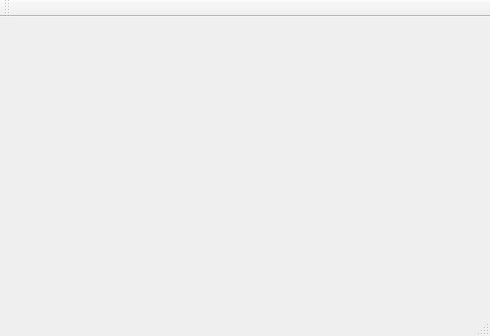
<?xml version="1.0" encoding="UTF-8"?>
<ui version="4.0">
 <class>MainWindow</class>
 <widget class="QMainWindow" name="MainWindow">
  <property name="geometry">
   <rect>
    <x>0</x>
    <y>0</y>
    <width>490</width>
    <height>336</height>
   </rect>
  </property>
  <property name="windowTitle">
   <string>MainWindow</string>
  </property>
  <widget class="QWidget" name="centralWidget">
   <layout class="QGridLayout" name="gridLayout_2">
    <item row="0" column="0">
     <widget class="QWidget" name="widget" native="true">
      <layout class="QGridLayout" name="gridLayout">
       <item row="0" column="0">
        <widget class="QEXTLightBreathing" name="qtklightpoint_1" native="true"/>
       </item>
       <item row="0" column="1">
        <widget class="QEXTLightBreathing" name="qtklightpoint_2" native="true"/>
       </item>
       <item row="0" column="2">
        <widget class="QEXTLightBreathing" name="qtklightpoint_3" native="true"/>
       </item>
       <item row="1" column="0">
        <widget class="QEXTLightBreathing" name="qtklightpoint_4" native="true"/>
       </item>
       <item row="1" column="1">
        <widget class="QEXTLightBreathing" name="qtklightpoint_5" native="true"/>
       </item>
       <item row="1" column="2">
        <widget class="QEXTLightBreathing" name="qtklightpoint_6" native="true"/>
       </item>
      </layout>
     </widget>
    </item>
   </layout>
  </widget>
  <widget class="QMenuBar" name="menuBar">
   <property name="geometry">
    <rect>
     <x>0</x>
     <y>0</y>
     <width>490</width>
     <height>23</height>
    </rect>
   </property>
  </widget>
  <widget class="QToolBar" name="mainToolBar">
   <attribute name="toolBarArea">
    <enum>TopToolBarArea</enum>
   </attribute>
   <attribute name="toolBarBreak">
    <bool>false</bool>
   </attribute>
  </widget>
  <widget class="QStatusBar" name="statusBar"/>
 </widget>
 <layoutdefault spacing="6" margin="11"/>
 <customwidgets>
  <customwidget>
   <class>QEXTLightBreathing</class>
   <extends>QWidget</extends>
   <header location="global">qextLightBreathing.h</header>
   <container>1</container>
  </customwidget>
 </customwidgets>
 <resources/>
 <connections/>
</ui>
